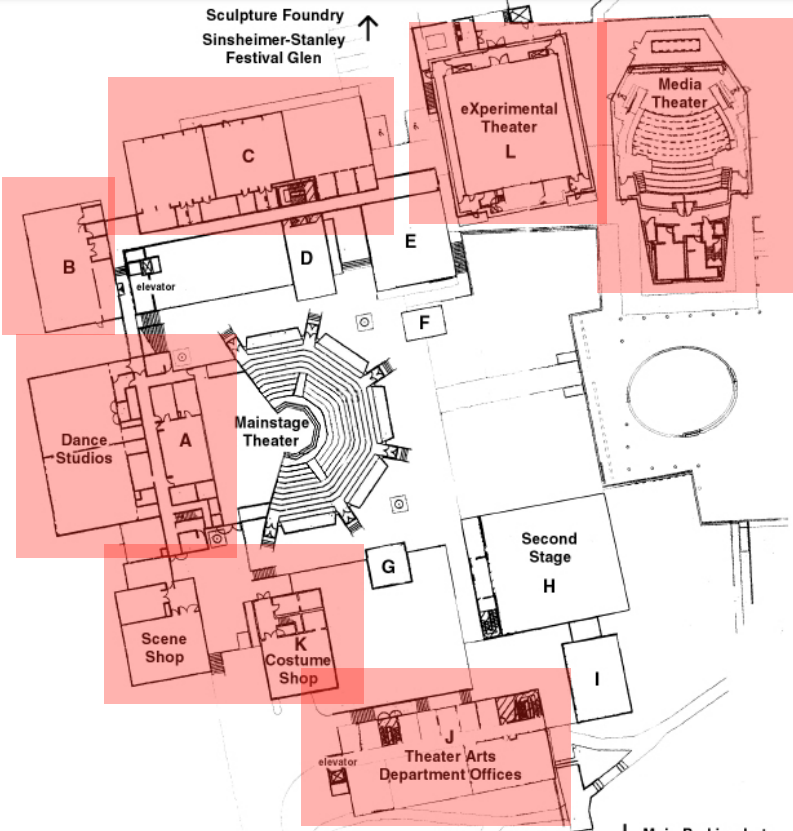
#> input picture cv-floorplan/images/maps_cropped/TAC.png, 793 x 831 px, found by its file name
$ jupyter execute --allow-errors wall_extraction.ipynb
#> lines starting #> are read from the running program, lines starting #| are printed output that depends on the picture
#> further down, img is the input picture: shape (831, 793, 3); mean B, G, R 204.9, 206.7, 239.9
[cell 1]
import cv2

# Resizes a image and maintains aspect ratio
def maintain_aspect_ratio_resize(image, width=None, height=None, inter=cv2.INTER_AREA):
    # Grab the image size and initialize dimensions
#> called with width = 2000, inter = 3
    dim = None
    (h, w) = image.shape[:2]
#> h = 831; w = 793

    # Return original image if no need to resize
    if width is None and height is None:
        return image

    # We are resizing height if width is none
    if width is None:
        # Calculate the ratio of the height and construct the dimensions
        r = height / float(h)
        dim = (int(w * r), height)
    # We are resizing width if height is none
    else:
        # Calculate the ratio of the 0idth and construct the dimensions
        r = width / float(w)
#> r = 2.52
        dim = (width, int(h * r))
#> dim = (2000, 2095)

    # Return the resized image
    return cv2.resize(image, dim, interpolation=inter)
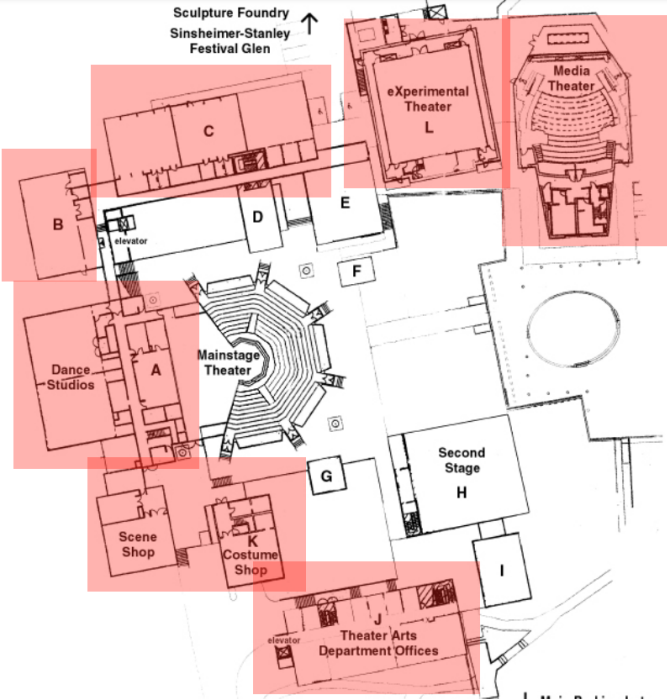
#> returned value: shape (2095, 2000, 3) (shown at 1/3 size); mean of channels 0, 1, 2 204.9, 206.6, 239.9; drawn as B, G, R

[cell 2]
'''
    Generate wall data file for floorplan
    @Param img_path, path to input file
    @Param info, boolean if data should be printed
    @Return shape
    '''
from utils.FloorplanToBlenderLib import *
import cv2 # for image gathering
from PIL import Image

img_path = "Images/maps_cropped/TAC.png"
# Read floorplan image
img = cv2.imread(img_path)
img = maintain_aspect_ratio_resize(img, width=2000)

# grayscale image
gray = cv2.cvtColor(img,cv2.COLOR_BGR2GRAY)
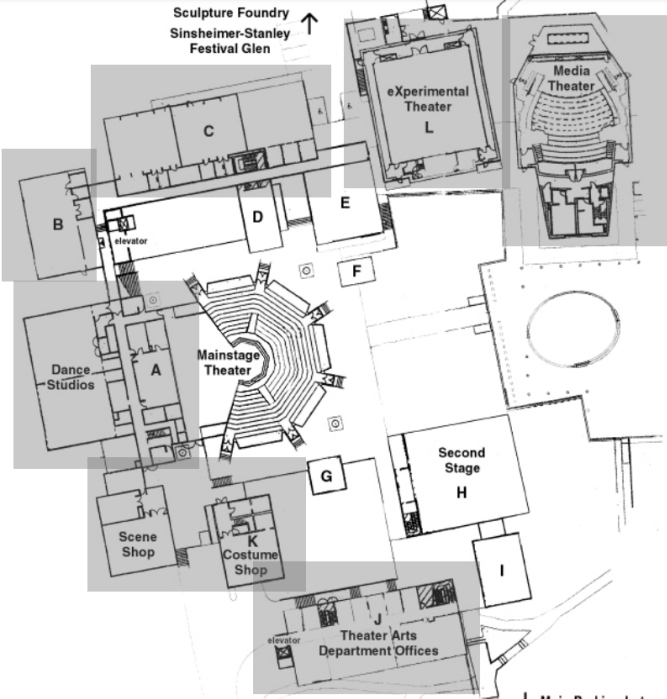
#> gray: shape (2095, 2000) (shown at 1/3 size); min 0, max 255, mean 216.3

# create wall image (filter out small objects from image)
#> (the rest of this cell did not finish here and is left out)

$ run again, with cv-floorplan/images/maps_cropped/DARC_3.png copied over cv-floorplan/images/maps_cropped/TAC.png
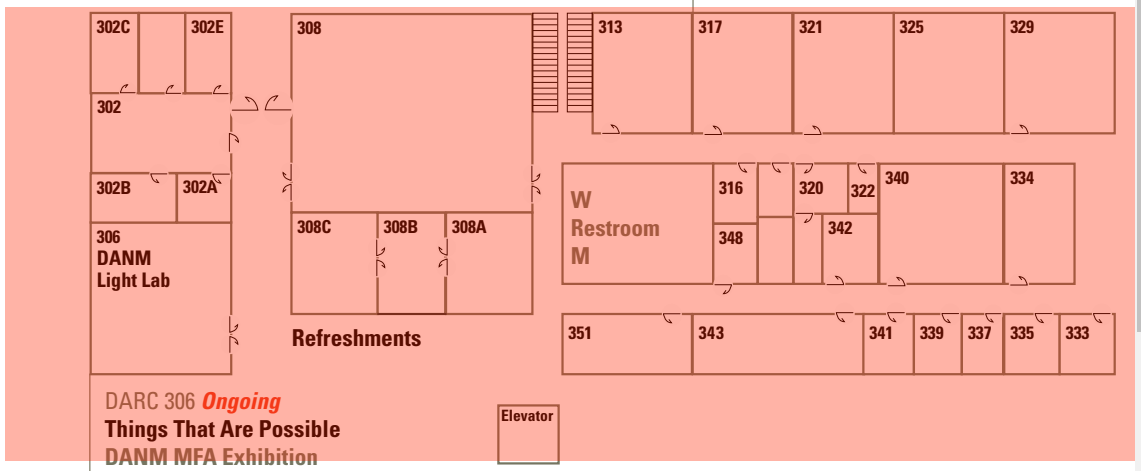
#> input picture cv-floorplan/images/maps_cropped/DARC_3.png, 1141 x 471 px, found by its file name
#> img is the input picture: shape (471, 1141, 3); mean B, G, R 161.5, 174.5, 247.2
#> in maintain_aspect_ratio_resize, `return cv2.resize(image, dim, interpolation=inter)`:
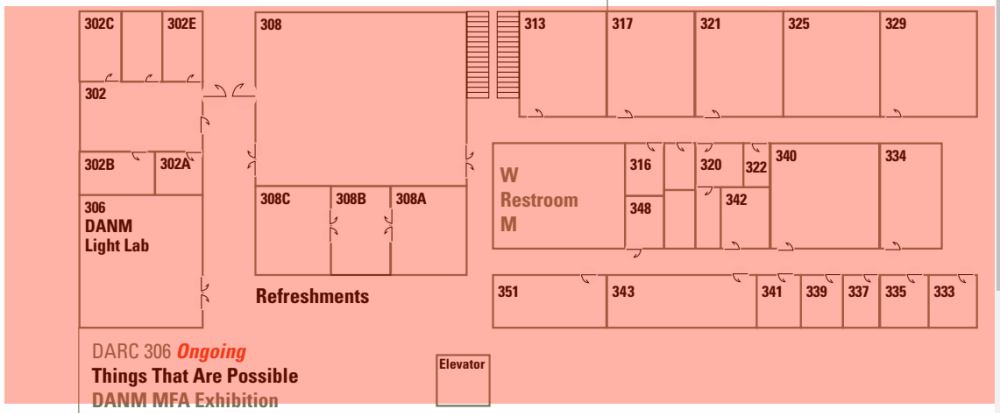
#> returned value: shape (825, 2000, 3) (shown at 1/2 size); mean of channels 0, 1, 2 161.5, 174.5, 247.2; drawn as B, G, R
#> `gray = cv2.cvtColor(img,cv2.COLOR_BGR2GRAY)`:
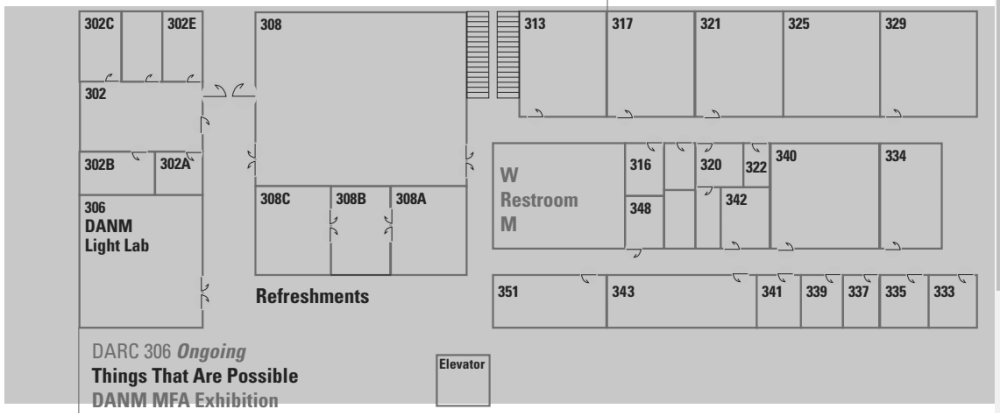
#> gray: shape (825, 2000) (shown at 1/2 size); min 34, max 255, mean 194.6

$ run again, with cv-floorplan/images/maps_cropped/E2_3.png copied over cv-floorplan/images/maps_cropped/TAC.png
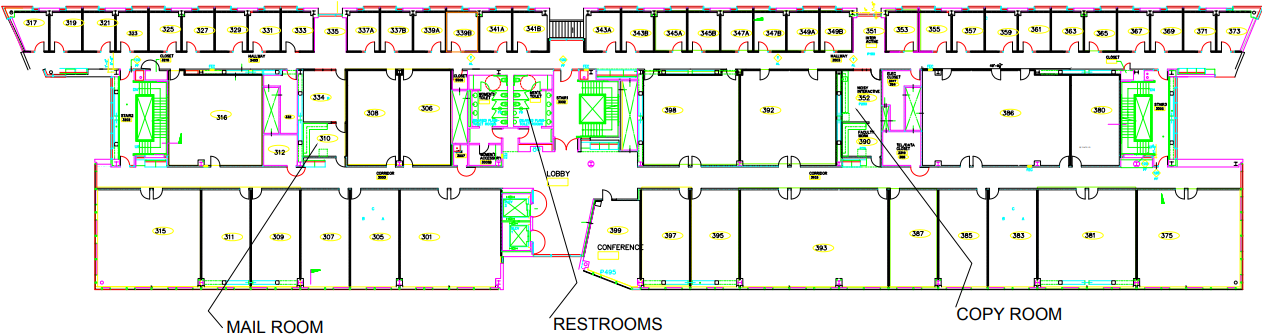
#> input picture cv-floorplan/images/maps_cropped/E2_3.png, 1262 x 335 px, found by its file name
#> img is the input picture: shape (335, 1262, 3); mean B, G, R 227, 232.7, 230.6
#> in maintain_aspect_ratio_resize, `return cv2.resize(image, dim, interpolation=inter)`:
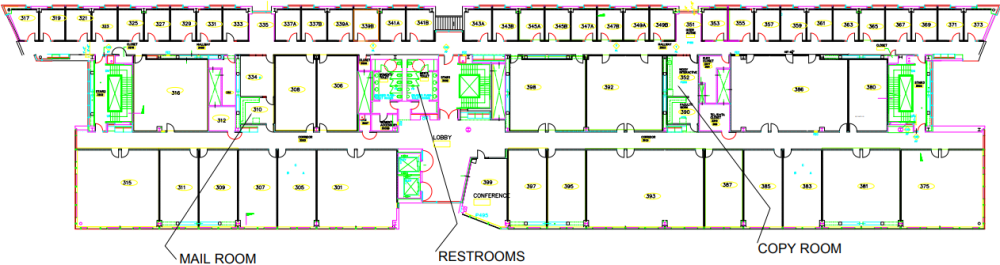
#> returned value: shape (530, 2000, 3) (shown at 1/2 size); mean of channels 0, 1, 2 227, 232.7, 230.6; drawn as B, G, R
#> `gray = cv2.cvtColor(img,cv2.COLOR_BGR2GRAY)`:
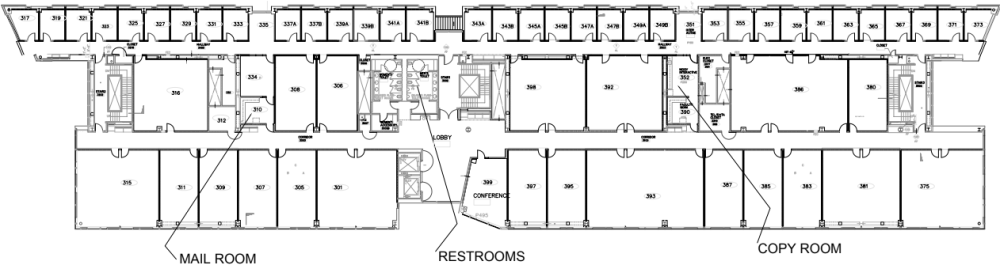
#> gray: shape (530, 2000) (shown at 1/2 size); min 0, max 255, mean 231.4
